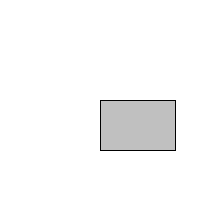
Frame 1 (no input)
Frame 60 (the mouse pressed at the canvas centre just before this capture): identical to frame 1, image omitted
Frame 120 (the mouse held since frame 60 and released just before this capture): identical to frame 1, image omitted

The Processing sketch that drew this single still picture (run headless with seeded random() and noise(); from frame 60 on, the mouse is pressed at the canvas centre):

// Processing sketch: clickdrag
// ── clickdrag.pde
// Click and Drag an object
// Daniel Shiffman <http://www.shiffman.net>

boolean dragging = false; // Is the object being dragged?
boolean rollover = false; // Is the mouse over the ellipse?

float x, y, w, h;          // Location and size
float offsetX, offsetY; // Mouseclick offset

void setup() {
  size(200, 200);
  
  x = 100;
  y = 100;
  w = 75;
  h = 50;
  smooth();
}

void draw() {
  background(255);

  if (mouseX > x && mouseX < x + w && mouseY > y && mouseY < y + h) {
    rollover = true;
  } 
  else {
    rollover = false;
  }

  if (dragging) {
    x = mouseX + offsetX;
    y = mouseY + offsetY;
  }

  stroke(0);
  if (dragging) fill (50);
  else if (rollover) fill(100);
  else fill(175, 200);
  rect(x, y, w, h);
}

void mousePressed() {
  if (mouseX > x && mouseX < x + w && mouseY > y && mouseY < y + h) {
    dragging = true;
    // If so, keep track of relative location of click to corner of rectangle
    offsetX = x-mouseX;
    offsetY = y-mouseY;
  }
}

void mouseReleased() {
  dragging = false;
}
